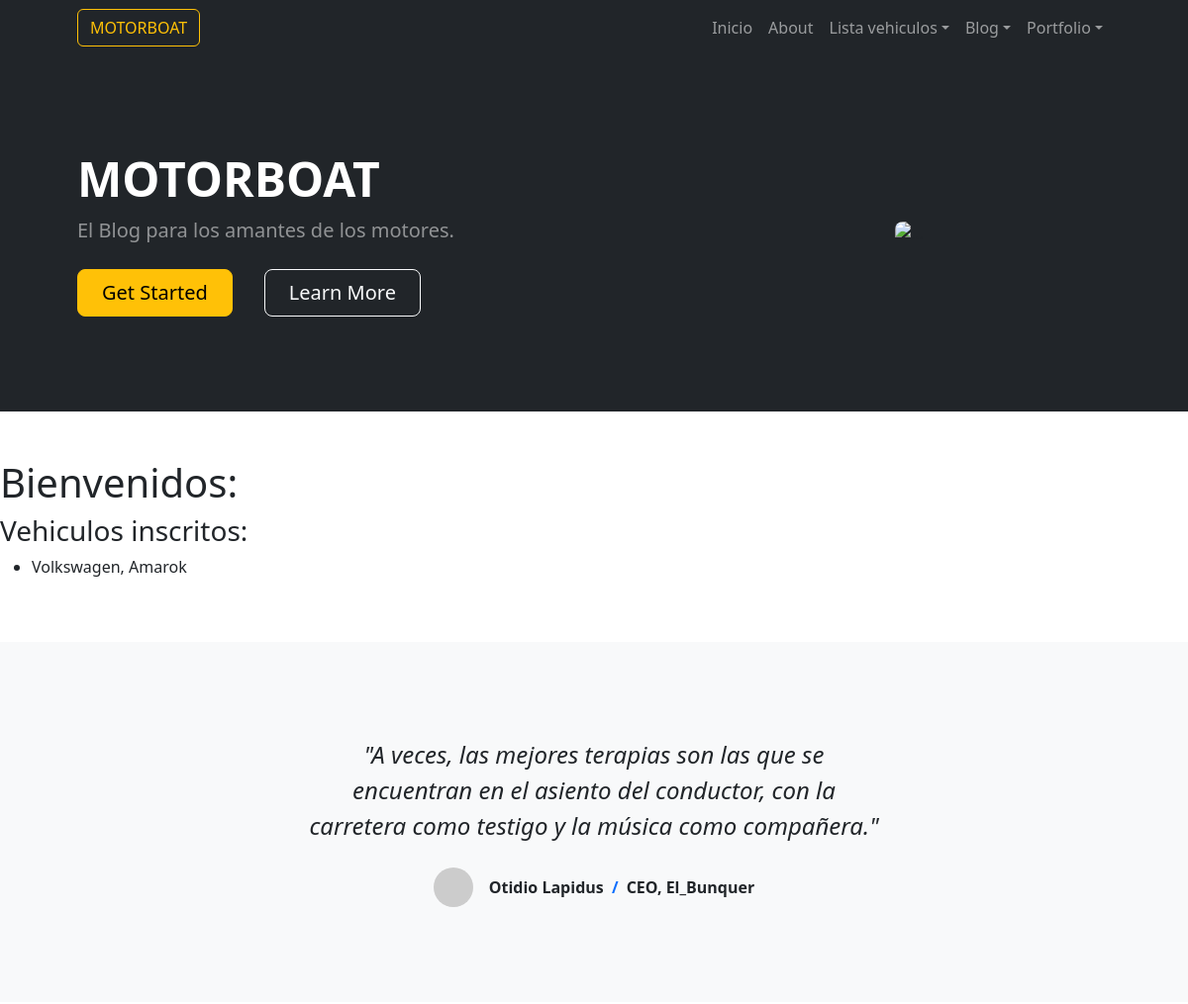
Before: /vehiculos/camionetas/ (upper part) with the older database file.
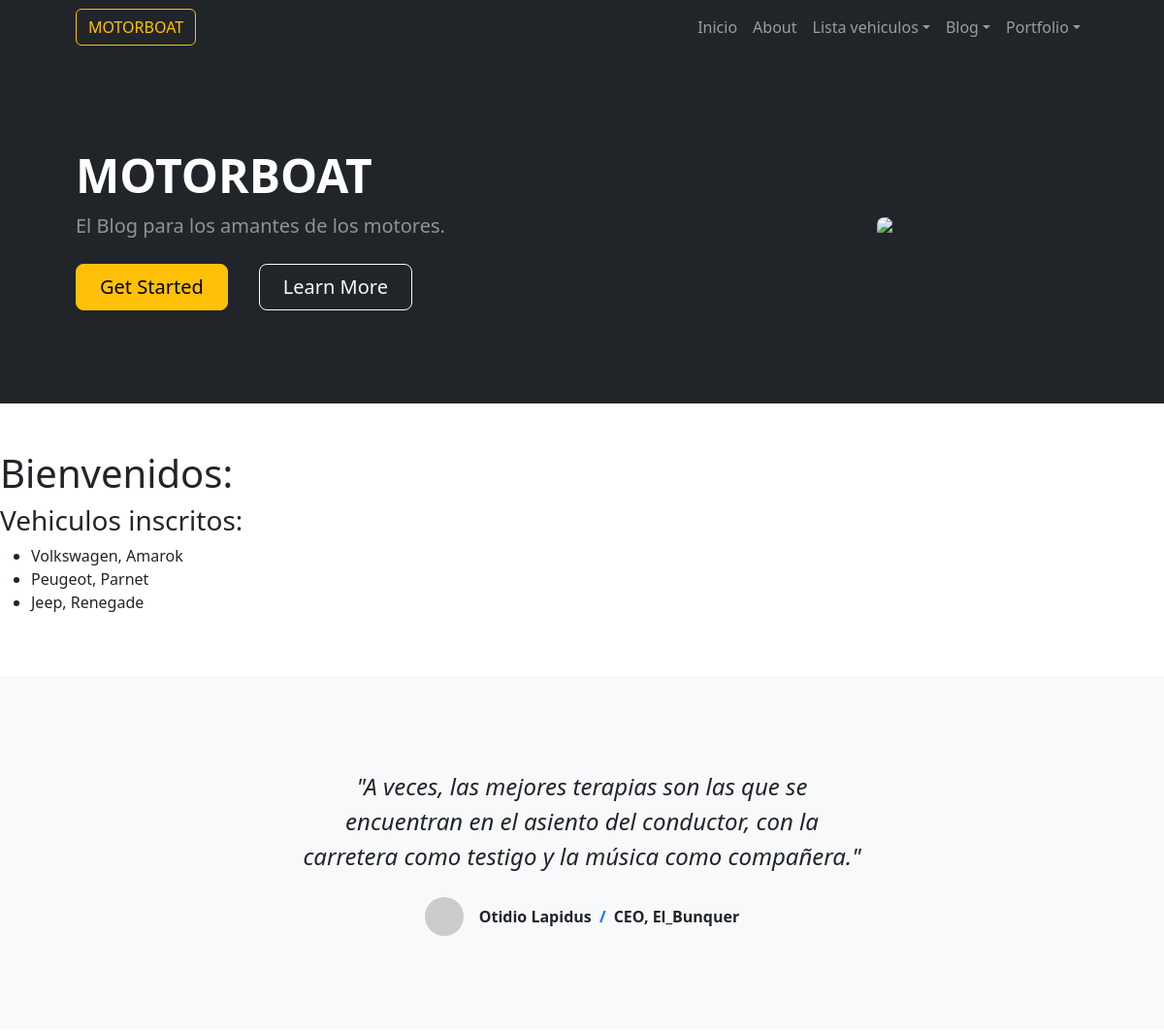
After: the same page with the newer database file.
### app_vehiculos/models.py (models this page shows, shortened)
class Camioneta(models.Model):
    marca = models.CharField(max_length=256)
    modelo = models.CharField(max_length=256)
    fabricacion = models.IntegerField()
    cv= models.IntegerField(blank=True)
    peso = models.IntegerField(blank=True)

### app_vehiculos/views.py (the view)
# urls.py: path('camionetas/', listar_camioneta, name="listar_vehiculos"),
def listar_camioneta(request):
    contexto = {
        "vehiculos": Camioneta.objects.all()
    }
    http_response = render(
        request=request,
        template_name='app_vehiculos/lista_vehiculos.html',
        context=contexto,
    )
    return http_response

### app_vehiculos/templates/app_vehiculos/lista_vehiculos.html (shortened to what this page needs)
{% extends "base.html" %}
{% block contenido %}
<h1>
     Bienvenidos:
</h1>
<h3>Vehiculos inscritos:</h3>
<ul>
  {% for vehiculo in vehiculos %}
<li>
    {{ vehiculo.marca }}, {{ vehiculo.modelo }}
</li>
  {% endfor %}
</ul>
{% endblock contenido %}

Changed rows visible on the page:
added Camioneta: marca "Peugeot", modelo "Parnet"
added Camioneta: marca "Jeep", modelo "Renegade"
